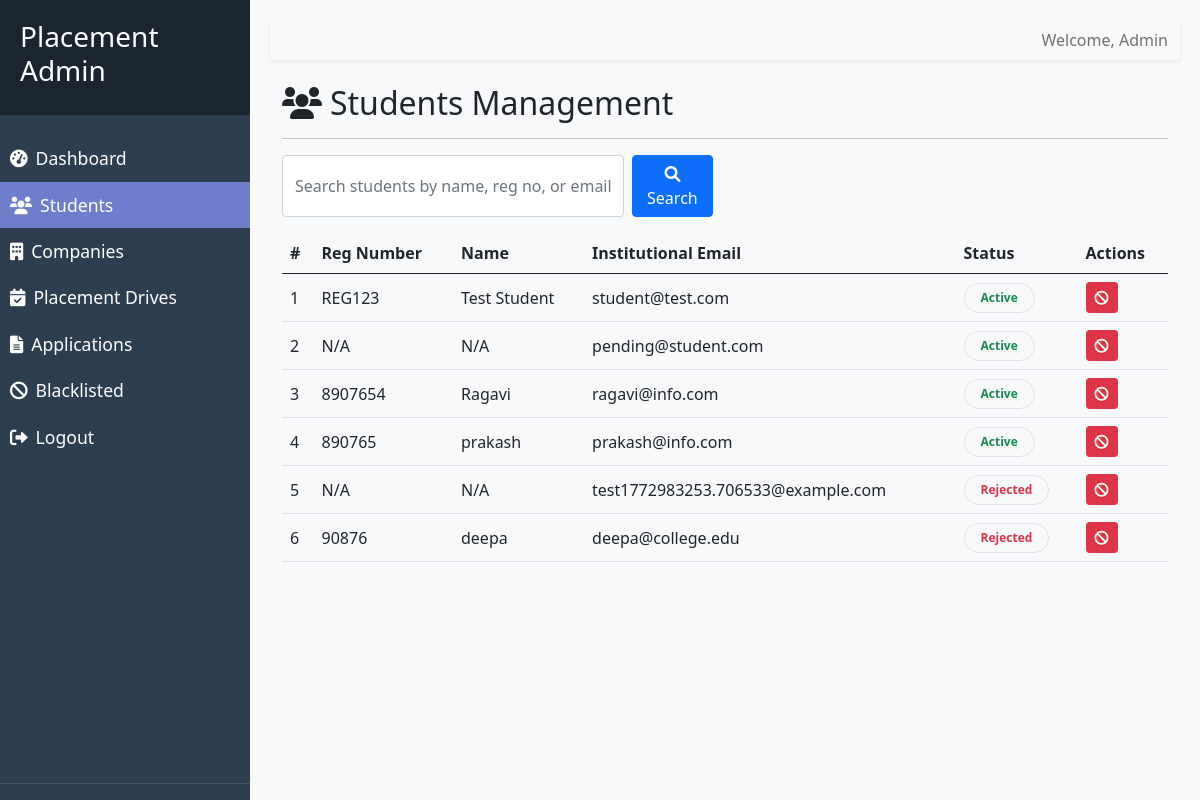
The app's page /admin/students (signed in) with its own data.
### models/account.py (models this page shows, shortened)
class Account(db.Model):
    __tablename__ = "accounts"
    id = db.Column(db.Integer, primary_key=True)
    login_identifier = db.Column(db.String(255), unique=True, nullable=False)
    password_hash = db.Column(db.String(255), nullable=False)
    role = db.Column(db.String(50), nullable=False)
    account_state = db.Column(
        db.String(50),
        nullable=False,
        default=AccountState.PENDING_VERIFICATION.value,
    )
    student_profile = db.relationship("StudentProfile", backref="account", lazy=True, uselist=False, cascade="all, delete-orphan")
    company_profile = db.relationship("CompanyProfile", backref="account", lazy=True, uselist=False, cascade="all, delete-orphan")
    created_at = db.Column(
        db.DateTime,
        nullable=False,
        default=datetime.now,
    )
    last_login_at = db.Column(db.DateTime, nullable=True)

### models/student_profile.py (models this page shows, shortened)
class StudentProfile(db.Model):
    __tablename__ = "student_profiles"
    id = db.Column(db.Integer, primary_key=True)
    account_id = db.Column(db.Integer, db.ForeignKey("accounts.id"), unique=True, nullable=False)
    full_name = db.Column(db.String(255), nullable=False)
    university_register_number = db.Column(db.String(100), unique=True, nullable=False)
    gender_code = db.Column(db.String(20), nullable=True)
    date_of_birth = db.Column(db.Date, nullable=True)
    institutional_email = db.Column(db.String(255), unique=True, nullable=False)
    personal_email = db.Column(db.String(255), nullable=True)
    primary_phone = db.Column(db.String(20), nullable=False)
    secondary_phone = db.Column(db.String(20), nullable=True)
    skills = db.Column(db.String(500), nullable=True)
    cv_filename = db.Column(db.String(255), nullable=True)

### routes/moderation_routes.py (the view, shortened to what this page needs)
@admin_bp.route("/students", endpoint="students")
def list_registered_students():
    search_query = request.args.get('q', '').strip()
    query = Account.query.filter_by(role=AccountRole.STUDENT.value)
    students = query.all()
    return render_template("admin/students.html", students=students, search_query=search_query)

### routes/moderation_routes.py (called while the page is built)
@admin_bp.before_request
def admin_required():
    if session.get("role") != "admin":
        return redirect(url_for("auth.admin_login"))

### templates/admin/students.html (shortened to what this page needs)
{% extends 'base_admin.html' %}
{% block content %}
<div class="container-fluid">
    <div class="row">
        <div class="col-12">
            <h2><i class="fas fa-users me-2"></i>Students Management</h2>
            <hr>
            <div class="row mb-3">
                <div class="col-md-6">
                    <form action="{{ url_for('admin.students') }}" method="GET" class="d-flex">
                        <input type="text" name="q" class="form-control me-2"
                            placeholder="Search students by name, reg no, or email..." value="{{ search_query or '' }}">
                        <button type="submit" class="btn btn-primary"><i class="fas fa-search"></i> Search</button>
                    </form>
                </div>
            </div>
            <div class="portal-panel mt-3">
                <div class="table-responsive">
                    <table class="table table-hover align-middle mb-0">
                        <thead class="bg-light border-bottom">
                            <tr>
                                <th>#</th>
                                <th>Reg Number</th>
                                <th>Name</th>
                                <th>Institutional Email</th>
                                <th>Status</th>
                                <th>Actions</th>
                            </tr>
                        </thead>
                        <tbody>
                            {% for account in students %}
                            <tr>
                                <td>{{ loop.index }}</td>
                                <td>{{ account.student_profile.university_register_number if account.student_profile
                                    else 'N/A' }}</td>
                                <td>{{ account.student_profile.full_name if account.student_profile else 'N/A' }}</td>
                                <td>{{ account.login_identifier }}</td>
                                <td>
                                    {{ account.account_state | status_badge }}
                                </td>
                                <td>
                                    <div class="d-flex gap-1">
                                        <form
                                            action="{{ url_for('admin.blacklist_entity', entity_type='student', entity_id=account.student_profile.id if account.student_profile else account.id) }}"
                                            method="POST" class="d-inline">
                                            <button type="submit" class="btn btn-sm btn-danger" title="Blacklist"
                                                onclick="return confirm('Are you sure you want to blacklist this student?')">
                                                <i class="fas fa-ban"></i>
                                            </button>
                                        </form>
                                    </div>
                                </td>
                            </tr>
                            {% endfor %}
                        </tbody>
                    </table>
                </div>
            </div>
        </div>
    </div>
    {% endblock %}

### templates/base_admin.html (style rules this page uses)
body { display: flex; min-height: 100vh; background-color: #f8f9fa; }

### records on screen
Account: student_profile "REG123", student_profile "Test Student", login_identifier "student@test.com", account_state|status_badge "Active"
Account: student_profile "N/A", login_identifier "pending@student.com", account_state|status_badge "Active"
Account: student_profile "8907654", student_profile "Ragavi", login_identifier "ragavi@info.com", account_state|status_badge "Active"
Account: student_profile "890765", student_profile "prakash", login_identifier "prakash@info.com", account_state|status_badge "Active"
Account: student_profile "N/A", login_identifier "test1772983253.706533@example.com", account_state|status_badge "Rejected"
Account: student_profile "90876", student_profile "deepa", login_identifier "deepa@college.edu", account_state|status_badge "Rejected"
